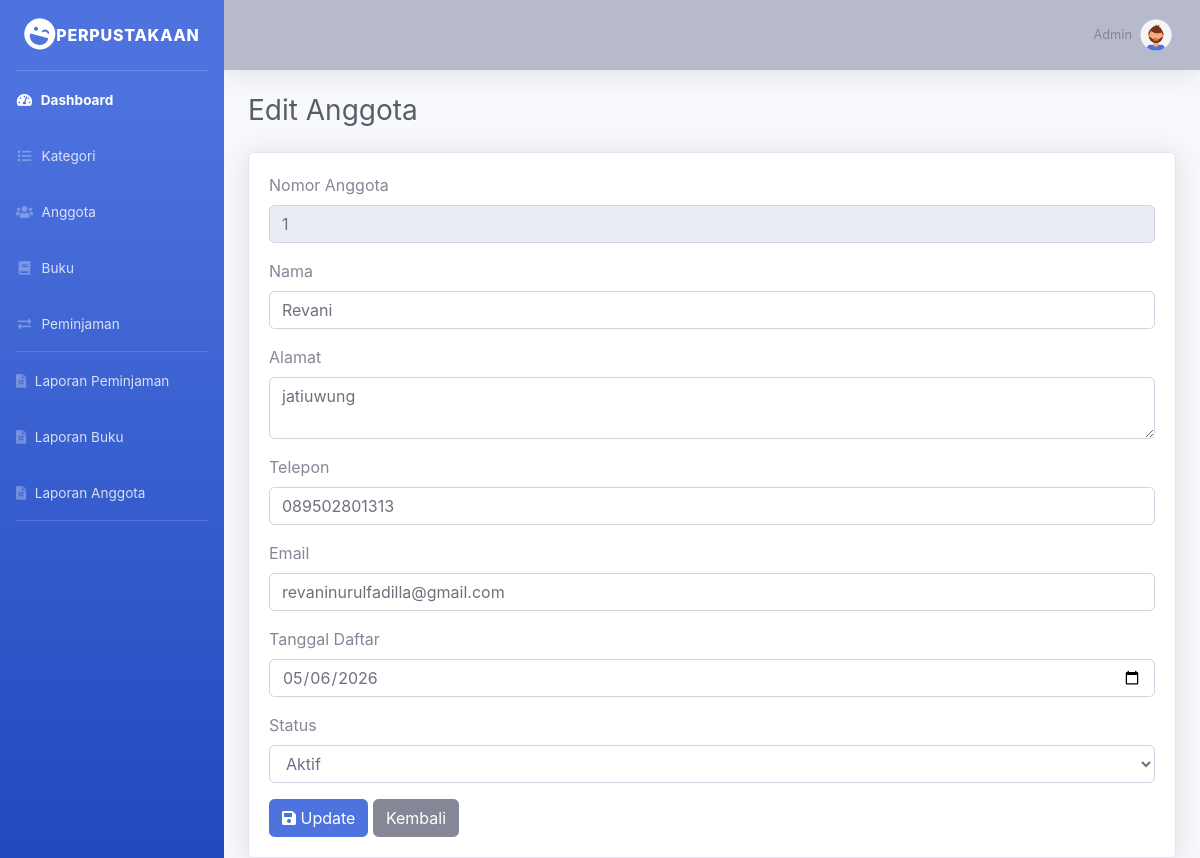
/anggota/edit/1, run on the app's committed database.
### tables this page shows
CREATE TABLE `anggota` (
  `Nomor_anggota` int(11) NOT NULL,
  `Nama` varchar(50) NOT NULL,
  `Alamat` text NOT NULL,
  `Telepon` varchar(50) NOT NULL,
  `Email` varchar(100) NOT NULL,
  `Tanggal_daftar` date NOT NULL,
  `status` varchar(20) NOT NULL
);

### application/controllers/anggota.php (called while the page is built, shortened)
<?php
class Anggota extends CI_Controller {
    public function __construct()
    {
        $this->load->model('Anggota_model');
        $this->load->library('form_validation');
    }
    public function edit($Nomor_anggota)
    {
        $data['anggota'] = $this->Anggota_model->get_by_id($Nomor_anggota);
        $this->load->view('templates/header');
        $this->load->view('templates/sidebar');
        $this->load->view('templates/topbar');
        $this->load->view('anggota/edit', $data);
        $this->load->view('templates/footer');
    }
}

### index.php (called while the page is built, shortened)
<?php
require_once BASEPATH.'core/CodeIgniter.php';

### application/models/Anggota_model.php (called while the page is built, shortened)
<?php
class Anggota_model extends CI_Model {
    private $table = 'anggota';
    public function get_by_id($Nomor_anggota)
    {
        return $this->db->get_where($this->table, ['Nomor_anggota' => $Nomor_anggota])->row();
    }
}

### application/views/anggota/edit.php (the view, shortened to what this page needs)
<div class="container-fluid">
    <h2 class="h3 mb-4 text-gray-800">Edit Anggota</h2>
    <div class="card shadow">
        <div class="card-body">
            <form method="post" action="<?= site_url('anggota/update/'.$anggota->Nomor_anggota); ?>">
                <div class="form-group">
                    <label>Nomor Anggota</label>
                    <input type="text" name="Nomor_anggota"
                           class="form-control"
                           value="<?= $anggota->Nomor_anggota; ?>" readonly>
                </div>
                <div class="form-group">
                    <label>Nama</label>
                    <input type="text" name="Nama"
                           class="form-control"
                           value="<?= $anggota->Nama; ?>" required>
                </div>
                <div class="form-group">
                    <label>Alamat</label>
                    <textarea name="Alamat" class="form-control"><?= $anggota->Alamat; ?></textarea>
                </div>
                <div class="form-group">
                    <label>Telepon</label>
                    <input type="text" name="Telepon"
                           class="form-control"
                           value="<?= $anggota->Telepon; ?>">
                </div>
                <div class="form-group">
                    <label>Email</label>
                    <input type="email" name="Email"
                           class="form-control"
                           value="<?= $anggota->Email; ?>">
                </div>
                <div class="form-group">
                    <label>Tanggal Daftar</label>
                    <input type="date" name="Tanggal_daftar"
                           class="form-control"
                           value="<?= $anggota->Tanggal_daftar; ?>">
                </div>
                <div class="form-group">
                    <label>Status</label>
                    <select name="status" class="form-control">
                        <option value="aktif" <?= $anggota->status == 'aktif' ? 'selected' : ''; ?>>Aktif</option>
                    </select>
                </div>
                <div class="mt-3">
                    <button type="submit" class="btn btn-primary">
                        <i class="fas fa-save"></i> Update
                    </button>
                    <a href="<?= site_url('anggota'); ?>" class="btn btn-secondary">
                        Kembali
                    </a>
                </div>
            </form>
        </div>
    </div>
</div>

### data on the page
anggota: Nomor_anggota "1", Nama "Revani", Alamat "jatiuwung", Telepon "089502801313", Email "revaninurulfadilla@gmail.com", Tanggal_daftar "05/06/2026", status "Aktif"
